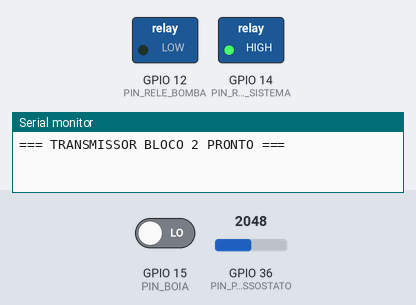
Bench run of a sketch on a simulated ESP32. Shown: switched loads named in the sketch (green lamp = pin HIGH), the last lines printed to the serial monitor. The test bench sets the inputs (shaded band); at power-on: GPIO 15 (PIN_BOIA) LOW, GPIO 36 (PIN_PRESSOSTATO) = 2048.

Above: at 1.2 s.
1.3 s: GPIO 15 (PIN_BOIA) driven HIGH
At 1.8 s:
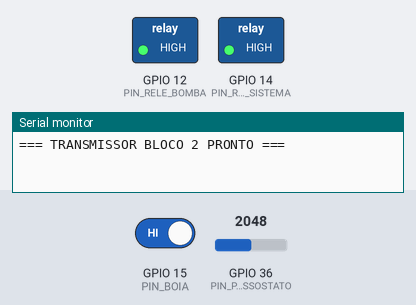
8.0 s: GPIO 15 (PIN_BOIA) driven LOW
At 9.3 s:
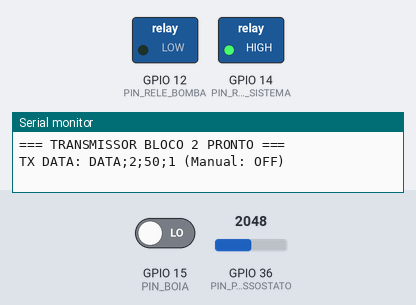
Timing chart, 0 to 11.0 s (numbered marks = the images above; inputs shaded):
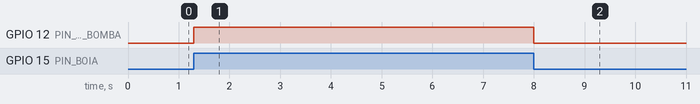

Measured:
- after the input at 1.3 s, GPIO 12 (PIN_RELE_BOMBA): LOW → HIGH at once
- after the input at 8.0 s, GPIO 12 (PIN_RELE_BOMBA): HIGH → LOW at once

The sketch:

Transmissor_Lora_Telemetria.ino
```cpp
#include <Arduino.h>

const int ID_BLOCO = 2;

#define PIN_RX 16
#define PIN_TX 17
#define PIN_PRESSOSTATO 36
#define PIN_BOIA 15
#define PIN_RELE_SISTEMA 14
#define PIN_RELE_BOMBA 12

HardwareSerial loraSerial(2);

unsigned long ultimoEnvio = 0;
const unsigned long intervaloEnvio = 5000;
String comandoRaw = "";
String ultimoIDRecebido = "";

// Variável para armazenar o desejo do usuário via rádio
bool statusComandoManual = false;

void setup() {
  Serial.begin(115200);
  loraSerial.begin(9600, SERIAL_8N1, PIN_RX, PIN_TX);

  pinMode(PIN_BOIA, INPUT);
  pinMode(PIN_RELE_SISTEMA, OUTPUT);
  pinMode(PIN_RELE_BOMBA, OUTPUT);

  digitalWrite(PIN_RELE_SISTEMA, HIGH);
  digitalWrite(PIN_RELE_BOMBA, LOW);

  Serial.println("=== TRANSMISSOR BLOCO " + String(ID_BLOCO) + " PRONTO ===");
}

void loop() {

  // --- LÓGICA DE CONTROLE DA BOMBA (Prioridades) ---
  int estadoBoia = digitalRead(PIN_BOIA);

  // Se a Boia for 1, liga a bomba independente do manual.
  // Se a Boia for 0, a bomba segue o que o comando manual mandou por último.
  if (estadoBoia == 1) {
    digitalWrite(PIN_RELE_BOMBA, HIGH);
  } else {
    // Se a boia é 0, o relé obedece ao comando manual (BOMBA_ON ou BOMBA_OFF)
    digitalWrite(PIN_RELE_BOMBA, statusComandoManual ? HIGH : LOW);
  }

  // --- RECEBE COMANDO ---
  while (loraSerial.available()) {
    char c = loraSerial.read();

    if (c == '\n') {
      comandoRaw.trim();
      Serial.println("RX RAW: " + comandoRaw);

      if (comandoRaw.startsWith("CMD;")) {
        int p1 = comandoRaw.indexOf(';');
        int p2 = comandoRaw.indexOf(';', p1 + 1);
        int p3 = comandoRaw.indexOf(';', p2 + 1);

        if (p1 != -1 && p2 != -1 && p3 != -1) {
          String idMsg = comandoRaw.substring(p1 + 1, p2);
          String blocoStr = comandoRaw.substring(p2 + 1, p3);
          String acao = comandoRaw.substring(p3 + 1);

          if (blocoStr.toInt() == ID_BLOCO) {
            if (idMsg != ultimoIDRecebido) {
              ultimoIDRecebido = idMsg;
              Serial.println("EXECUTANDO: " + acao);

              if (acao == "SYS_ON")    digitalWrite(PIN_RELE_SISTEMA, HIGH);
              if (acao == "SYS_OFF")   digitalWrite(PIN_RELE_SISTEMA, LOW);

              // Em vez de acionar o pino direto, alteramos a intenção manual
              if (acao == "BOMBA_ON")  statusComandoManual = true;
              if (acao == "BOMBA_OFF") statusComandoManual = false;

              delay(100);
              loraSerial.println("ACK;" + String(ID_BLOCO) + ";" + idMsg + ";OK");
            }
          }
        }
      }
      comandoRaw = "";
    } else {
      if (comandoRaw.length() < 50) comandoRaw += c;
    }
  }

  // --- TELEMETRIA ---
  if (millis() - ultimoEnvio > intervaloEnvio) {
    int leitura = analogRead(PIN_PRESSOSTATO);
    int nivel = map(leitura, 0, 4095, 0, 100);
    nivel = constrain(nivel, 0, 100);
    int boia = digitalRead(PIN_BOIA);

    String pacote = "DATA;" + String(ID_BLOCO) + ";" + String(nivel) + ";" + String(boia);
    loraSerial.println(pacote);

    Serial.print("TX DATA: " + pacote);
    Serial.println(statusComandoManual ? " (Manual: ON)" : " (Manual: OFF)");
    ultimoEnvio = millis();
  }
}
```
